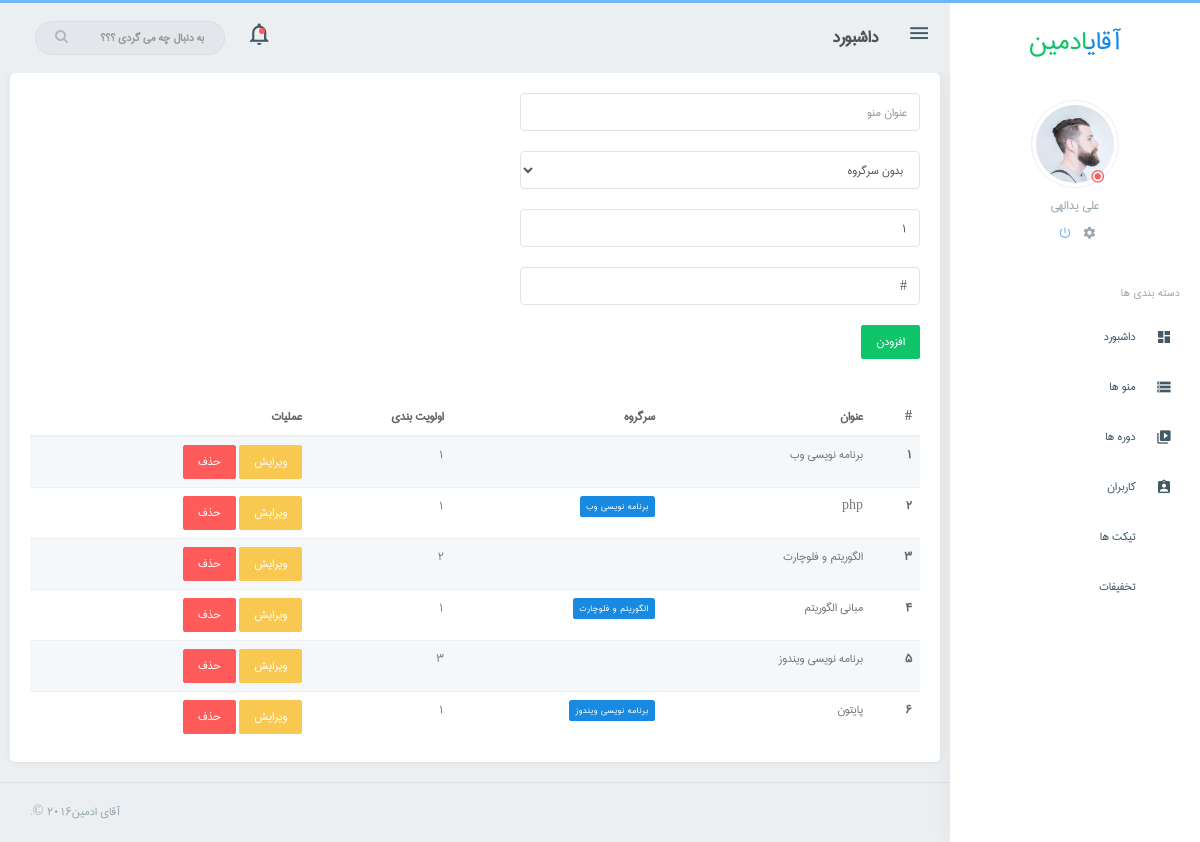
/admin/menu.php, run on the app's committed database.
### tables this page shows
CREATE TABLE IF NOT EXISTS `menu` (
  `id` int(11) NOT NULL AUTO_INCREMENT,
  `title` varchar(255) NOT NULL,
  `z` int(11) NOT NULL,
  `sort` int(11) NOT NULL DEFAULT '0',
  `src` varchar(255) NOT NULL,
  PRIMARY KEY (`id`)
);

### admin/menu.php (the view, shortened to what this page needs)
<?php include 'header.php';
$num = 1;
$result = $conn->prepare("SELECT * FROM menu");
$result->execute();
$menus = $result->fetchall(PDO::FETCH_ASSOC);
?>
<form method="POST" style="max-width: 400px;">
    <input type="text" name="title" placeholder="عنوان منو" class="form-control"><br>
    <select name="z" class="form-control">
        <option value="0">بدون سرگروه</option>
    </select><br>
    <input type="number" name="sort" placeholder="اولویت بندی" class="form-control" value="1"><br>
    <input type="text" name="src" placeholder="آدرس" class="form-control" value="#"><br>
    <input type="submit" name="sub" value="افزودن" class="btn btn-success">
</form>
<br><br>
<table class="table table-striped m-0">
    <thead>
        <tr>
            <th>#</th>
            <th>عنوان</th>
            <th>سرگروه</th>
            <th>اولویت بندی</th>
            <th>عملیات</th>
        </tr>
    </thead>
    <tbody>
        <?php foreach($menus as $menu){ ?>
            <tr>
            <th scope="row"><?php echo $num++; ?></th>
            <td><?php echo $menu['title'] ?></td>
            <td><span class="label label-primary"><?php foreach($menus as $item){if($menu['z'] == $item['id']){echo $item['title'];}} ?></span></td>
            <td><?php echo $menu['sort'] ?></td>
            <td><a href="editmenu.php?id=<?php echo $menu['id'] ?>" class="btn btn-warning">ویرایش</a> <a href="deletemenu.php?id=<?php echo $menu['id'] ?>" class="btn btn-danger">حذف</a></td>
        </tr>
        <?php } ?>
    </tbody>
</table>
<?php include 'footer.php'; ?>

### admin/assets/css/core.css (style rules this page uses)
html,body,div, span, applet, object, iframe, h1, h2, h3, h4, h5, h6, p, blockquote, pre, a, abbr, acronym, address, big, cite, code, del, dfn, em, img, ins, kbd, q, s, samp, small, strike, strong, sub, sup, tt, var, b, u, i, center, dl, dt, dd, ol, ul, li, fieldset, form, label, legend, table, caption, tbody, tfoot, thead, tr, th, td, article, aside, canvas, details, embed, figure, figcaption, footer, header, hgroup, menu, menu, output, ruby, section, summary, time, mark, audio, video { font-family: 'iran'; }
body { background: #ebeff2; font-family: 'iran', sans-serif; margin: 0; padding-bottom: 60px; overflow-x: hidden; color: #797979; }
html { position: relative; min-height: 100%; background: #ebeff2; }
* { outline: none !important; }
.m-0 { margin: 0 !important; }
.form-control { background-color: #FFFFFF; border: 1px solid #E3E3E3; border-radius: 4px; color: #565656; padding: 7px 12px; height: 38px; max-width: 100%; -webkit-box-shadow: none; box-shadow: none; -webkit-transition: all 300ms linear; -moz-transition: all 300ms linear; -o-transition: all 300ms linear; -ms-transition: all 300ms linear; transition: all 300ms linear; }
.label { font-weight: 500; letter-spacing: 0.05em; padding: .3em .6em .3em; }
.label-primary { background-color: #188ae2; }

### admin/assets/css/components.css (style rules this page uses)
.btn { border-radius: 2px; padding: 6px 14px; }
.btn-custom, .btn-primary, .btn-success, .btn-info, .btn-warning, .btn-danger, .btn-inverse, .btn-purple, .btn-pink { color: #ffffff !important; }
.btn-success { background-color: #10c469 !important; border: 1px solid #10c469 !important; }
.btn-warning { background-color: #f9c851 !important; border: 1px solid #f9c851 !important; }
.btn-danger { background-color: #ff5b5b !important; border: 1px solid #ff5b5b !important; }
.table { margin-bottom: 10px; }
.table-striped > tbody > tr:nth-of-type(odd), .table-hover > tbody > tr:hover, .table > thead > tr > td.active, .table > tbody > tr > td.active, .table > tfoot > tr > td.active, .table > thead > tr > th.active, .table > tbody > tr > th.active, .table > tfoot > tr > th.active, .table > thead > tr.active > td, .table > tbody > tr.active > td, .table > tfoot > tr.active > td, .table > thead > tr.active > th, .table > tbody > tr.active > th, .table > tfoot > tr.active > th { background-color: #f4f8fb !important; }
.table > thead > tr > th, .table > tbody > tr > th, .table > tfoot > tr > th, .table > thead > tr > td, .table > tbody > tr > td, .table > tfoot > tr > td, .table > thead > tr > th, .table-bordered { border-top: 1px solid #ebeff2; }
.table > thead > tr > th { vertical-align: bottom; border-bottom: 2px solid #ebeff2; }
tbody { color: #797979; }
th { color: #666666; font-weight: 600; }

### data on the page
menu: title "برنامه نویسی وب", sort "1"
menu: title "php", sort "1"
menu: title "الگوریتم و فلوچارت", sort "2"
menu: title "مبانی الگوریتم", sort "1"
menu: title "برنامه نویسی ویندوز", sort "3"
menu: title "پایتون", sort "1"
